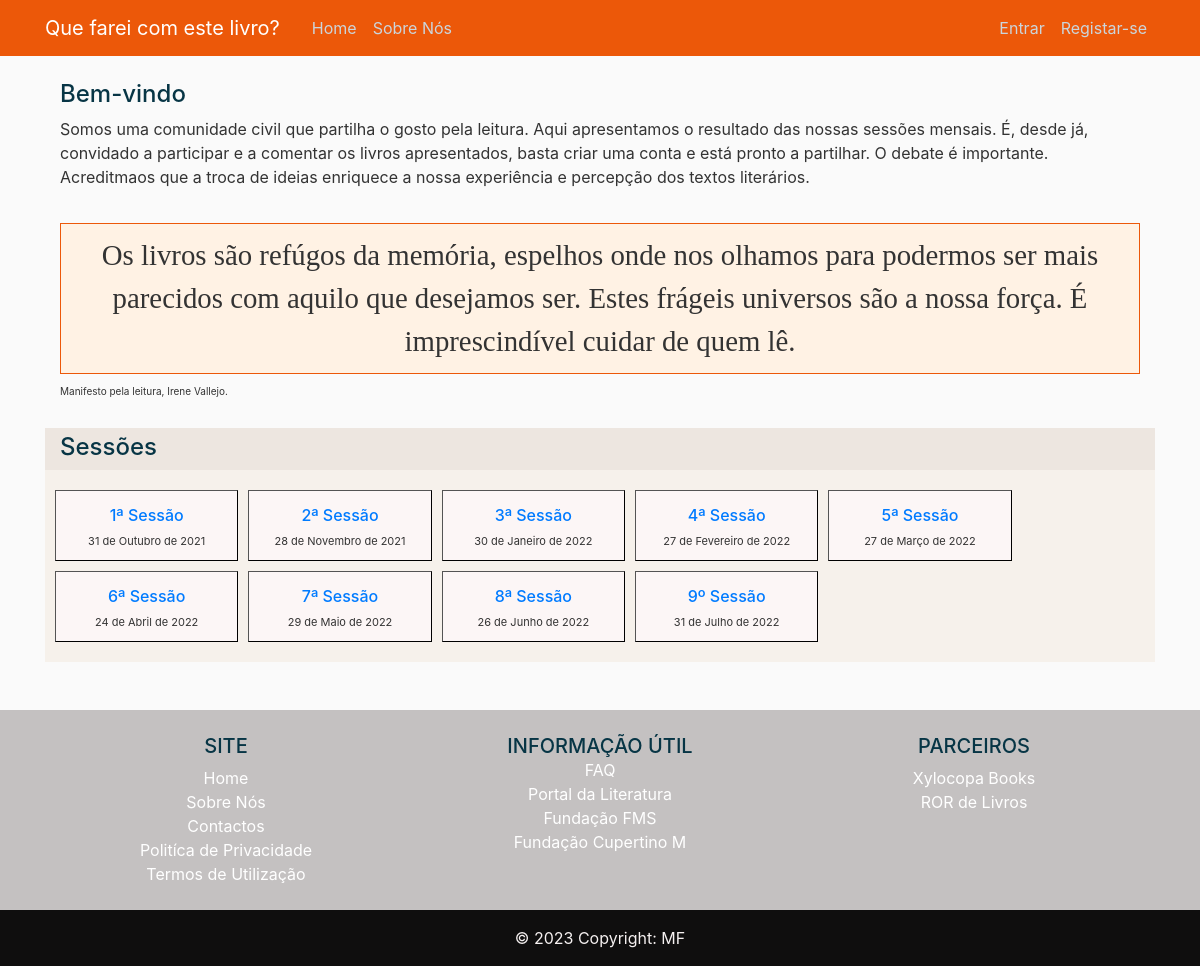
The page / on the database its author committed.
### books/models.py (models this page shows, shortened)
class Sessoes(models.Model):
    title = models.CharField(max_length=100)
    sessao_date = models.DateField()

### books/views.py (the view)
# urls.py: path('', views.IndexView.as_view(), name='index'),
class IndexView(generic.ListView):
    template_name = 'books/index.html'
    model = Sessoes
    context_object_name = 'displaybook'
    def get_queryset(self):
        return Sessoes.objects.order_by('sessao_date')[:20]

### books/templates/books/index.html (shortened to what this page needs)
{% extends "books/base.html" %}
{% load static %}
{% block content %}
<div class="container-fluid">
    <div class="row">
        <div class="col-md-12">
            <h4>Bem-vindo</h4>
            <p>Somos uma comunidade civil que partilha o gosto pela leitura.
                Aqui apresentamos o resultado das nossas sessões
                mensais. É, desde já, convidado a participar e a comentar os livros apresentados,
                basta criar uma conta e está pronto a partilhar. O debate é importante. Acreditmaos
                que a troca de ideias enriquece a nossa experiência e percepção dos textos literários.
        </div>
        <div>
        </div>
         <div class="col-md-12 brush">
            <p class="bgfrase text-center">Os livros são refúgos da memória, espelhos onde nos olhamos para podermos
                ser mais parecidos com aquilo que desejamos ser. Estes frágeis universos são
                a nossa força. É imprescindível cuidar de quem lê.
            </p>
        </div>
        <div class="col-md-12">
            <p style="font-size:10px">Manifesto pela leitura, Irene Vallejo.</p>
        </div>
        <div>
        </div>
    </div>
    <div class="row fcolor">
        <h4>Sessões</h4>
    </div>
    <div class="row bgsessoes">
        {% if displaybook %}
            {% for c in displaybook %}
            <div class="col-md-2 book margens">
                    <h6><a href="{% url 'book:detalhe' c.id %}"> {{ c.title }}</a></h6>
                    <p style="font-size:11px">{{ c.sessao_date }}</p>
            </div>
            {% endfor %}
        {% else %}
            <p>Não há sessões</p>
        {% endif %}
    </div>
</div>
{% endblock content %}

### books/static/books/main.css (style rules this page uses)
body { background: #fafafa; color: #333333; margin-top: 5rem; }
h1, h2, h3, h4, h5, h6 { color: #073545; }
p { margin-top: 5px ; margin-bottom: 5px ; }
.book { border: 1px outset rgb(0, 0, 0); padding-top: 15px; padding-right: 5px; padding-bottom: 5px; padding-left: 5px; background-color: rgb(252, 246, 246); text-align: center; }
.margens { margin-top: 5px; margin-left: 5px; margin-right: 5px; margin-bottom: 5px; }
.brush { font-size: 180%; font-family: Brush Script MT; }
.fcolor { background-color: #ede6e0; padding-top: 5px; padding-left: 15px; padding-right: 5px; }
.bgsessoes { padding-top: 15px; padding-bottom: 15px; padding-left: 5px; padding-right: 5px; background-color: rgb(246, 241, 235); }
.bgfrase { border-width: 1px; border-style: solid; border-color: #ec5809; padding-top: 10px; padding-bottom: 10px; background-color: #fff2e4; }

### rows shown on the page
Sessoes: title "1ª Sessão", sessao_date "31 de Outubro de 2021"
Sessoes: title "2ª Sessão", sessao_date "28 de Novembro de 2021"
Sessoes: title "3ª Sessão", sessao_date "30 de Janeiro de 2022"
Sessoes: title "4ª Sessão", sessao_date "27 de Fevereiro de 2022"
Sessoes: title "5ª Sessão", sessao_date "27 de Março de 2022"
Sessoes: title "6ª Sessão", sessao_date "24 de Abril de 2022"
Sessoes: title "7ª Sessão", sessao_date "29 de Maio de 2022"
Sessoes: title "8ª Sessão", sessao_date "26 de Junho de 2022"
Sessoes: title "9º Sessão", sessao_date "31 de Julho de 2022"
